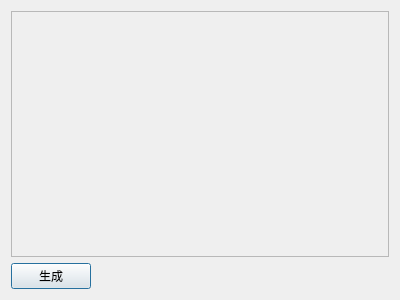
<?xml version="1.0" encoding="UTF-8"?>
<ui version="4.0">
 <class>ImageToBinDialog</class>
 <widget class="QDialog" name="ImageToBinDialog">
  <property name="geometry">
   <rect>
    <x>0</x>
    <y>0</y>
    <width>400</width>
    <height>300</height>
   </rect>
  </property>
  <property name="windowTitle">
   <string>Dialog</string>
  </property>
  <layout class="QVBoxLayout" name="verticalLayout" stretch="10,1">
   <item>
    <widget class="QFrame" name="frame">
     <property name="frameShape">
      <enum>QFrame::StyledPanel</enum>
     </property>
     <property name="frameShadow">
      <enum>QFrame::Raised</enum>
     </property>
    </widget>
   </item>
   <item>
    <layout class="QHBoxLayout" name="horizontalLayout" stretch="0,0">
     <item>
      <widget class="QPushButton" name="pushButton">
       <property name="text">
        <string>生成</string>
       </property>
      </widget>
     </item>
     <item>
      <spacer name="horizontalSpacer">
       <property name="orientation">
        <enum>Qt::Horizontal</enum>
       </property>
       <property name="sizeHint" stdset="0">
        <size>
         <width>40</width>
         <height>20</height>
        </size>
       </property>
      </spacer>
     </item>
    </layout>
   </item>
  </layout>
 </widget>
 <resources/>
 <connections/>
</ui>
